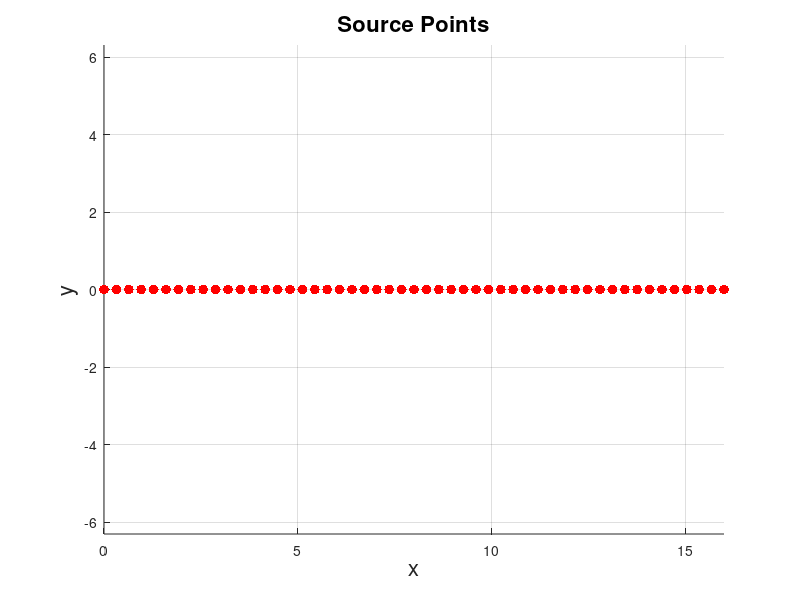
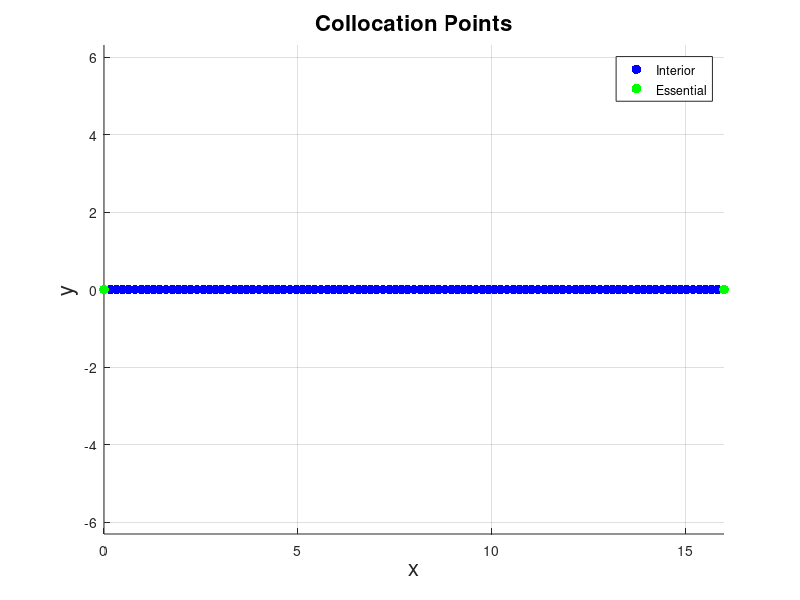

These figures' MATLAB source, in order: (Note: this script raises an error after producing the figures.)
clc
close all

%==========================================================
% SOLVING THE 1D DYNAMIC ELASTIC BAR PROBLEM WITH VARYING E
%==========================================================
yes2 = 0; % yes2 = 1 movies run
% E is interpolated using linear RK shape functions

% IC is a sine wave

% Input Parameters 
marker_size = 50;

L = 16;
rho = 1; % Density
k = (2*pi)/L; % Can be used in IC
dt = 0.2;
T = 6; % Total time for the full solution
T_red = 6; % Total time for the reduced solution
T_snap = 6; %Time upto which snapshots are taken
sp_snap = 1; % number of dt spacings between snapshots
no_reduced = 25; 

%Domain
xdim1=0;
xdim2=L;

x_interface = L/2; % Point of discontimuity of materials
E1 = 0.2; 
E2 = 1;

% No. of Source and Collocation points
Source_pts = 51;
Coll_pts = (Source_pts*2)-1;
basis = 2; 

% Nodal distance of Source and Collocation points
DX_source = (xdim2-xdim1)/(Source_pts-1);
DX_coll = (xdim2-xdim1)/(Coll_pts-1);

%---------------------------------------------------------------------
%--------------------SOURCE POINTS------------------------------------
%---------------------------------------------------------------------
% Nodal distance of source points
dx = DX_source;

% Constructing the nodes in the x direction
x_s = xdim1:dx:xdim2; % Row vector
NS = transpose(x_s);  % Column % Source points matrix
fprintf('No. of Source points = %d \n',length(x_s));

figure(1); hold on %Source points
for int1 = 1:size(NS,1)
    scatter(NS(int1),0,marker_size,'r','filled')   
    % Here the 0 is the y-value for the 2D plot
end

xlabel('x','FontSize',16)
ylabel('y','FontSize',16)
title('Source Points','FontSize',16)
axis equal
grid('on')
hold off

%---------------------------------------------------------------------
%--------------------COLLOCATION POINTS-------------------------------
%---------------------------------------------------------------------
% Nodal distance of collocation points
dx_c = DX_coll;

% Constructing the nodes in the x direction
x_c = xdim1:dx_c:xdim2;
fprintf('No. of Collocation points = %d\n',length(x_c));

N_total = transpose(x_c);   % Total Collocation points     

% Constructing the INTERIOR COLLOCATION POINTS NI_c
NI_c = N_total(2:length(x_c)-1);

%Constructing Nodes on the Essential Boundary

% In 1D there are 2 boundary points and both are EBC's for this problem
NEB = zeros(2,1);
NEB(1)=xdim1;
NEB(2)=xdim2;

fprintf('No. of EB points %d \n',length(NEB));


% FORMING THE COLLOCATION POINTS MATRIX AND PLOTTING
NC = [NI_c;NEB];
% NC Places the Collocation points in order - first the interior points
% then the points on the EB

figure(2)
hold on 
%Collocation points figure
legd  = zeros(1,2); % for Legend 
int_4 =1;
 
for int_1 = 1:length(NI_c)
    legd(int_4)=scatter(NI_c(int_1,1),0,marker_size,'b','filled');
    % 35 is the marker size
end
int_4 = int_4 + 1;
for int_1 = 1:length(NEB)
    legd(int_4) = scatter(NEB(int_1,1),0,marker_size,'g','filled') ;
    % 50 is the marker size
end

xlabel('x','FontSize',16)
ylabel('y','FontSize',16)
title('Collocation Points','FontSize',16)
axis equal
grid('on')
legend(legd,{'Interior','Essential'})
hold off


%=========================================================
%PARAMETERS

% No. of source points and total number of collocation points
no_NS = size(NS,1);
no_NC = size(NC,1);
h =(xdim2-xdim1)/(no_NS-1);
ss = (basis+1)*h; % Support size for the RK SF

NSt = transpose(NS);% to be consistent with the dimensions of P in the function

sigg = max(rho,dt^2*no_NS^2);
sq_betag = (1/no_NS)*sigg;  % Weight for the essential boundary

% For interpolating E
basis_E = 1;
ss_E = (basis_E+3)*h;

%-------------------------------------------------------------------------
% Interpolating E using the source points. Value of E at any collocation
% point can be found using this
E_NS = zeros(size(NS));
for i = 1:length(NS)
    if NS(i)<=x_interface
    E_NS(i) = E1;
    else
       E_NS(i) = E2;
    end
end

%==========================================================
% Initial conditions
%==========================================================
% Computing d0 and d1

d0 = zeros(no_NS,1); % Since u(x,0) = 0
%---------------------------------------
% Calculating Initial velocity at the collocation points
vo = zeros(no_NC,1);
for int1 = 1:length(vo)
    xc = NC(int1);
    vo(int1) = sin(k*xc);
end

%---------------------------------------
H = zeros(no_NC,no_NS); 
int_row = 1; 

for count9 = 1:length(NC) %defines row
    x = NC(count9); % Collocation point
    % Getting the nodes in the support of x for constructing the moment
    % matrix
    [P] = required_nodes(x,NSt,ss);
    [SI] = SF_1D(x,NS,basis,P,ss);
    % Evaluating SI at 'x' at all the NS points
        
    H(int_row,:) = SI(:);
    int_row = int_row + 1;
end
%---------------------------------------
d1 = H\(dt*vo+H*d0);

%==========================================================
% Constructing M, A1, A3 Matrices which remain the same and are independent
% of time
% A1 corresponds to the points satisfying the domain equation
% A3 corresponds to the points satisfying the EBC

%---------------------------------------
M = zeros(length(NI_c),no_NS);
int_row = 1; 

for count9=1:length(NI_c) %defines row
    x = NI_c(count9); % Collocation point    
    [P] = required_nodes(x,NSt,ss);
    [SI] = SF_1D(x,NS,basis,P,ss); 
        
    M(int_row,:) = SI(:);
    int_row = int_row + 1;
end
M = rho*M;

%---------------------------------------
A1 = zeros(length(NI_c), no_NS);

E_vec = zeros(length(NI_c),1);
E_vec_x = zeros(length(NI_c),1);

int_row = 1; % Row counter for A1
int_col = 1; % Column counter for A1
for int_1 = 1:length(NI_c) % Looping over the no. of collocation pts. in the domain
    % arranging rows of A
    % We need the RK shape function evaluated at the collocation point x,y 
    % and centered at the Source point

    x = NI_c(int_1);    % Collocation point    
    [P] = required_nodes(x,NSt,ss);
    % Instead of 'P' we can also send Nst which is all the nodes
    [SIx] = DSF_x(x,NS,basis,P,ss);
    [SIxx] = DSF_xx(x,NS,basis,P,ss);
    
    % Finding E(x) i.e E at the collocation point
    [EE,EE_x] = E_interpolate(x,NS,basis_E,ss_E);
    % EE and EE_x give the vector of SF
    E = EE*E_NS;
    E_x = EE_x*E_NS;
    
    E_vec(int_1) = E;
    E_vec_x(int_1) = E_x;
        
    for int_2 = 1:length(NS)  %Looping over the no. of source pts.

        % Arranging in the A matrix
        A1(int_row,int_col) = (E_x*SIx(int_2)+E*SIxx(int_2));
        int_col = int_col + 1;
    end
    int_col=1;
    int_row = int_row+1;
end

%------------------------------------------------------------------------
% Essential boundary points

A3 = zeros(length(NEB), no_NS);

int_row = 1; % Row counter for A3

for int_1 = 1:length(NEB) % Looping over the no. of collocation pts. in the domain    
    
    x = NEB(int_1);    % Collocation point     
    [P] = required_nodes(x,NSt,ss);
    [SI] = SF_1D(x,NS,basis,P,ss);
    SI = sq_betag *SI;
        
    A3(int_row,:) = SI(:);
    int_row = int_row+1;
end

%===============================================================
% ======================= Time Update===========================
%===============================================================


%---------------------
% FOR PLOTS:
%---------------------
% For finding the solution at x=L/2 we need phi vector
xmid = L/2;
[P] = required_nodes(xmid,NSt,ss);
[phi] = SF_1D(xmid,NS,basis,P,ss);

%-----------------------------------------------------
% For finding the solution at a set of points
x_plot = xdim1:0.5:xdim2;
phi_all = zeros(length(x_plot),no_NS);
dphi_all = zeros(length(x_plot),no_NS); % For strains

int_row = 1; 

for count9 = 1:length(x_plot) %defines row
    x = x_plot(count9); % Collocation point    
    [P] = required_nodes(x,NSt,ss);
    [SI] = SF_1D(x,NS,basis,P,ss); 
    [SIx] = DSF_x(x,NS,basis,P,ss); 
    
    phi_all(int_row,:) = SI(:);
    dphi_all(int_row,:) = SIx(:);
    
    int_row = int_row + 1;
end

%---------------------
% FOR ERROR
%---------------------
% For finding the RMS error at a set of points xE
xE = xdim1:0.01:xdim2;
phi_ERR = zeros(length(xE),no_NS);

int_row = 1;

for count9 = 1:length(xE) %defines row
    x = xE(count9); % Collocation point    
    [P] = required_nodes(x,NSt,ss);
    [SI] = SF_1D(x,NS,basis,P,ss);
    
    phi_ERR(int_row,:) = SI(:);
    int_row = int_row + 1;
end


%--------------------------------------------------
% Time steps
%--------------------------------------------------    
t =  0:dt:T;
len_t = length(t);

%-------------------------------------------------- 
% For finding the solution at x = L/2
%-------------------------------------------------- 
umid = zeros(len_t,1); % u at x = L/2
time = zeros(len_t,1);

% Finding the values of u in the first 2 time steps
% from the given IC's
umid(1) = phi*d0; 
umid(2) = phi*d1; 
time(1) = 0; 
time(2) = dt; 

%--------------------------------------------------
% Snapshot matrix
%-------------------------------------------------- 
len_Msnaps = length(2*dt:sp_snap*dt:T_snap);
% Getting the snapshots at different times at the Collocation points
M_snaps = len_Msnaps +2; % Number of snapshots; +2 is for the IC's
% M_snaps is same as = length(t)

S = zeros(no_NS,M_snaps); % Snapshot or Response matrix
S(:,1) = d0;
S(:,2) = d1;

%--------------------------------------------------

integer = 3; % Column number for arranging the snapshot matrix
integer_snap = 3;
timestep = 1; % Time step counter
int_snap = 1; % Time counter for snapshots
T_COUNT = zeros(len_t,1);
T_COUNT(2) = dt;
%T_COUNT(1) = 0;

%---------------------------------------
% Collecting the solution at all points at different times
u_plot_all_T = zeros(length(x_plot),M_snaps);
% Initial conditions
u_plot_all_T(:,1) = phi_all*d0;
u_plot_all_T(:,2) = phi_all*d1;

%---------------------------------------
% Collecting the strains at all points at different times
du_plot_all_T = zeros(length(x_plot),M_snaps);
% Initial conditions
du_plot_all_T(:,1) = dphi_all*d0;
du_plot_all_T(:,2) = dphi_all*d1;

% Error anlysis
% Saving the solution at xE points in every time step
u_ERR_full = zeros(length(xE),M_snaps);
% Initial conditions
u_ERR_full(:,1) = phi_ERR*d0;
u_ERR_full(:,2) = phi_ERR*d1;

%------------
% Timer 
%------------
tic;

for t_count = (2*dt):dt:T

    T_COUNT(integer) = t_count; % Getting all the time step values in a vector
    
    % Starting from 0.5 since:
    % t=0, d0
    % t=0.25, d1
    
    if timestep==1 % That is only for the first step
        dn_minus_1 = d0;
        dn = d1;
    else
        dn_minus_1 = dn;
        dn = dn_plus_1;  
    end
    
    % Calculating b1 and b3    
    b1 = 2*M*dn - M*dn_minus_1 + dt^2*A1*dn;
    b3 = zeros(length(NEB),1)*sq_betag; % u=0 on EB
    
    %-----------------------------------------------
    % Finding dn_plus_1
    A = [M;A3];
    F = [b1;b3];
    
    dn_plus_1 = A\F;    
   
    %--------------------------------------------------    
    % Finding the solution at x = L/2 
    % This is for plotting the u at x = L/2 at different times

    umid(integer) = phi*dn_plus_1;
    time(integer) = t_count;    
   
    if int_snap==timestep
        
        S(:,integer_snap) = dn_plus_1;
        int_snap = int_snap + sp_snap;
        integer_snap = integer_snap + 1;
    end      
     
    %--------------------------------------------------
    % Finding the solution at all points when T = 6
    if timestep == M_snaps-2
        u_T = phi_all * dn_plus_1;
    end    

    u_plot_all_T(:,integer) = phi_all * dn_plus_1;
    du_plot_all_T(:,integer) = dphi_all * dn_plus_1; 
        
    %--------------------------------------------------
    % For error analysis
    u_ERR_full(:,integer) = phi_ERR * dn_plus_1; 
  
    %-----------------------------------------------
    integer = integer + 1;
    timestep = timestep + 1;
end
timer_full= toc;

  
%=========================================================================
% ==================== REDUCED ORDER MODELING=============================
%=========================================================================

[U,SIG,V] = svd(S); % Here S = U*SIG*V'

% Here sizes are:
% S = nxS ; n = length of the 'd' vector = no_NS in 1D
% U = nxn 
% SIG = nxS
% V_transpose = SxS

%------------------------------------------------

Singularvalues = diag(SIG);
Eigenvalues=(Singularvalues.^2)/M_snaps;

% Printing EV to text file
fileID = fopen('EV.txt','w');
fprintf(fileID,'Eigen Values\n');
for i=1:length(Eigenvalues)
    fprintf(fileID,'%4.4e \n',Eigenvalues(i)); % Printing in E format
end
fclose(fileID);

%------------------------------------------------
% Taking the first 'r' modes

U_red = U(:,1:no_reduced); % Size of the reduced U = nxr

%-------------------------------------------------
% Percentage energy captured by the first mode
Energy = sum(Eigenvalues(1:no_reduced))/sum(Eigenvalues);

%-------------------------------------------------

fprintf('\nsize of U = %d %d \n', size(U))
fprintf('size of SIG = %d %d \n', size(SIG))
fprintf('size of V = %d %d \n', size(V))
fprintf('size of U_red = %d %d \n', size(U_red))
fprintf('Energy in r modes = %f\n', Energy)

%---------------------------------------------------------------
% Solving the problem again using the projection matrix 'U' to find the
% reduced order solution at different times at x = L/2
%--------------------------------------------------  

t_red = 0:dt:T_red;
len_t_red = length(t_red);
% len_t_red-2
umid_red = zeros(len_t_red,1); % u at x = L/2
time_reduced = zeros(len_t_red,1);

% Finding the values of u in the first 2 time steps
% from the given IC's
% umid_red = reduced solution at umid
umid_red(1) = phi*d0; 
umid_red(2) = phi*d1; 
time_reduced(1) = 0; 
time_reduced(2) = dt; 

%--------------------------------------------------
integer = 3;
timestep = 1; % Time step counter
%---------------------------------------
% Collecting the solution at all points at different times
u_plot_all_T_red = zeros(length(x_plot),M_snaps);
% Initial conditions
u_plot_all_T_red(:,1) = phi_all*d0;
u_plot_all_T_red(:,2) = phi_all*d1;
%---------------------------------------
% Collecting the solution at all points at different times
du_plot_all_T_red = zeros(length(x_plot),M_snaps);
% Initial conditions
du_plot_all_T_red(:,1) = dphi_all*d0;
du_plot_all_T_red(:,2) = dphi_all*d1;
%---------------------------------------

% Error anlysis
% Saving the solution at xE points in every time step
u_ERR_red = zeros(length(xE),M_snaps);
% Initial conditions
u_ERR_red(:,1) = phi_ERR*d0;
u_ERR_red(:,2) = phi_ERR*d1;

%--------------
% Timer 
%--------------
tic;

for t_count = (2*dt):dt:T_red

    % Starting from 0.5 since:
    % t=0, d0
    % t=0.25, d1
    
    if timestep==1 % That is only for the first step
        dn_minus_1 = d0;
        dn = d1;
    else
        dn_minus_1 = dn;
        dn = dn_plus_1_p;  
    end
    
    % Calculating b1 and b3    
    b1 = 2*M*dn - M*dn_minus_1 + dt^2*A1*dn;
    b3 = zeros(length(NEB),1)*sq_betag; % u=0 on EB
    
    %-----------------------------------------------
    % Petrov Galerkin projection, NC>NS
    %-----------------------------------------------
    % Finding dn_plus_1_reduced
    K = [M;A3];
    F = [b1;b3];
    
    % Reduced model
    K_hat = K*U_red;
    K_hat_T = transpose(K_hat);
    
    dn_plus_1_red = (K_hat_T*K_hat)\(K_hat_T*F);
    dn_plus_1_p = U_red * dn_plus_1_red; % Reduced solution, p-projected   
    
   
%     %-----------------------------------------------
%     % Galerkin projection, NC=NS
%     %-----------------------------------------------
%     % Reduced model
% 
%     dn_plus_1_red = (transpose(U_red)*K*U_red)\(transpose(U_red)*F);
%     dn_plus_1_p = U_red * dn_plus_1_red; % Reduced solution, p-projected
    
    %-----------------------------------------------
    % Finding the solution at all points when time = T 
 
    if timestep==len_t_red-2       
        u_T_red = phi_all * dn_plus_1_p;
    end
    
    u_plot_all_T_red(:,integer) = phi_all * dn_plus_1_p;    
    du_plot_all_T_red(:,integer) = dphi_all * dn_plus_1_p;    
            
    %--------------------------------------------------
    % For error analysis
    u_ERR_red(:,integer) = phi_ERR * dn_plus_1_p; 
        
    %-----------------------------------------------
    % Finding the solution at x = L/2    

    umid_red(integer) = phi*dn_plus_1_p;
    time_reduced(integer) = t_count; 
    %-----------------------------------------------

    integer = integer + 1;
    timestep = timestep + 1;
end
timer_red = toc;

% Finding the % decrease in time
per_red_time = ((timer_full-timer_red)*100)/timer_full;

%--------------------------------------------------------------------

figure(4)
plot(time,umid,'ok',time_reduced,umid_red,'+k','LineWidth',2,'MarkerSize',10)
xlabel('time t','FontSize',16,'FontName','TimesNewRoman')
ylabel('u(x) at x = L/2','FontSize',16,'FontName','TimesNewRoman')
legend('RKCM-Full',sprintf('RKCM-POD: r = %d',no_reduced))
set(gca,'FontSize',16,'FontName','TimesNewRoman')

% %--------------------------------------------------------------------
% ONLY WORKS WHEN TOTAL TIMES T = T_red
% time;
% uuu = umid-umid_red;
% 
% figure(5)
% plot(time,uuu,'-or','LineWidth',2.5)
% xlabel('time','FontSize',14)
% ylabel('u-full - u-red','FontSize',14)
% title('error: u at x = L/2','FontSize',14)

%--------------------------------------------------------------------

RRR = 1:M_snaps;
figure(6)
plot(RRR,Eigenvalues,'-ok','LineWidth',2.5)
xlabel('Mode number','FontSize',16,'FontName','TimesNewRoman')
ylabel('Eigenvalue \lambda','FontSize',16,'FontName','TimesNewRoman')
% title('Decay of Eigenvalues','FontSize',16,'FontName','TimesNewRoman')
set(gca,'FontSize',16,'FontName', 'TimesNewRoman')
%--------------------------------------------------------------------

figure(7)
plot(x_plot,u_T,'ok',x_plot,u_T_red,'+k','LineWidth',2,'MarkerSize',10)
xlabel('x','FontSize',16,'FontName','TimesNewRoman')
ylabel('u(x)','FontSize',16,'FontName','TimesNewRoman')
% title('Solution at T = 6','FontSize',20,'FontName','TimesNewRoman')
legend('RKCM-Full',sprintf('RKCM-POD: r = %d',no_reduced)) 
set(gca,'FontSize',16,'FontName', 'TimesNewRoman')
%--------------------------------------------------------------------

figure(8)
plot(NI_c,E_vec,'-ok','LineWidth',2,'MarkerSize',5)
% title('Interpolated E','FontSize',16)
xlabel('x','FontSize', 16,'FontName','TimesNewRoman')
ylabel('E','FontSize', 16,'FontName','TimesNewRoman')
% legend('RK interpolation')
set(gca,'FontSize',16,'FontName', 'TimesNewRoman')
xlim([0 16])
%--------------------------------------------------------------------

figure(9)
plot(NI_c,E_vec_x,'-ok','LineWidth',2,'MarkerSize',5)
% title('Interpolated E_x','FontSize',16)
xlabel('x','FontSize', 16,'FontName','TimesNewRoman')
ylabel('E_x','FontSize', 16,'FontName','TimesNewRoman')
% legend('RK interpolation')
set(gca,'FontSize',16,'FontName', 'TimesNewRoman')
xlim([0 16])

%--------------------------------------------------------------------
fprintf('Time full model = %4.4f \n', timer_full)
fprintf('Time reduced model = %4.4f \n', timer_red)
fprintf('Percentage Reduction in time = %4.4f \n',per_red_time)
%--------------------------------------------------------------------

if yes2 ==1 
% This plot is for comparing the reduced and the full solution at different
% times and saving figures to make a movie.
int1 = 1;
for ii = 1:size(u_plot_all_T,2)
    plot200 = figure(200);    
    plot(x_plot,u_plot_all_T(:,ii),'+g',x_plot,u_plot_all_T_red(:,ii),'ok','LineWidth',2.5)
    xlabel('x','FontSize',14)
    ylabel('u(x)','FontSize',14)
    title(sprintf('Solution at T = %4.4f',T_COUNT(int1)),'FontSize',14)
    legend('RKCM Full',sprintf('RKCM-POD: r = %d',no_reduced)) 
    xlim([xdim1 xdim2])
    ylim([-10 10])
    set(gca,'FontSize',14)
    nam = sprintf('movie snaps both/%d',int1);
    saveas(plot200,nam,'png')
    
    int1 = int1 + 1;
end

%----------------------------------------------------------------
% This plot is for comparing the reduced and the full strains at different
% times and saving figures to make a movie.
int1 = 1;
for ii = 1:size(u_plot_all_T,2)
    plot201 = figure(201);    
    plot(x_plot,du_plot_all_T(:,ii),'+g',x_plot,du_plot_all_T_red(:,ii),'ok','LineWidth',2.5)
    xlabel('x','FontSize',14)
    ylabel('du/dx','FontSize',14)
    title(sprintf('Solution at T = %4.4f',T_COUNT(int1)),'FontSize',14)
    legend('RKCM Full',sprintf('RKCM-POD: r = %d',no_reduced)) 
    xlim([xdim1 xdim2])
    ylim([-10 10])
    set(gca,'FontSize',14)
    nam = sprintf('movie snaps both strains/%d',int1);
    saveas(plot201,nam,'png')
    
    int1 = int1 + 1;
end
end

% ERROR Analysis using RMS 
% ERROR_TS = error in each time step
[error1,ERROR_TS] = func_error(u_ERR_full,u_ERR_red);

fprintf('Error in u, all time steps = %4.3E\n',error1)


% -----------------
fprintf('No. reduced = %d\n',no_reduced)

% no_reduced % of full model
per_red = (no_reduced*100)/no_NS;

fprintf('Percent of full model = %f\n',per_red)




